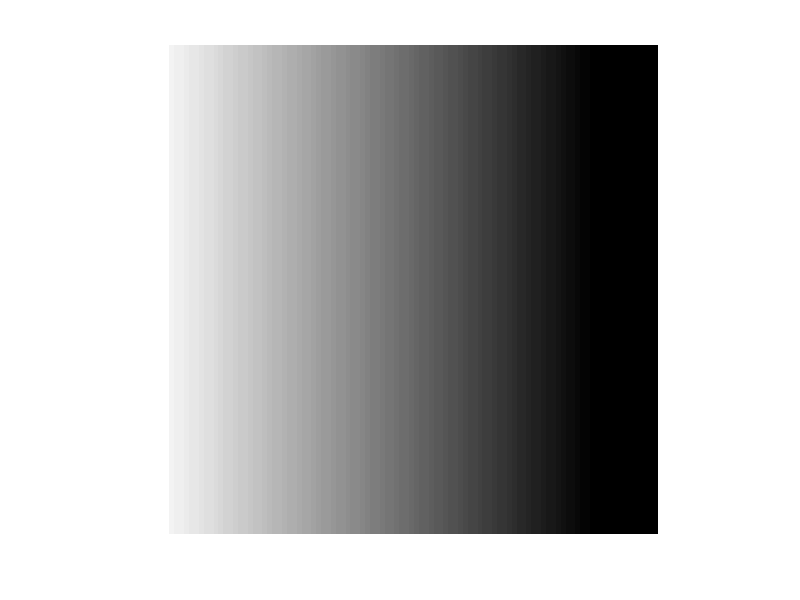

Source code (MATLAB):
% Size of the image 
img_size = 100;

% Definingthe number of row for the picture  
numRow = img_size;

% defining the number of column for the picture 
numCol = img_size;

% empty vector for storing the data of the image
img_data = [];
imagecanvas = zeros(100,100,'uint8');

%white
white = 245;
black = 0;

for row = 1:numRow
    imageRow = [];
    for col = 1:numCol
           pixelVal = uint8(white - 2.80*col) ;
           imageRow = [imageRow pixelVal];
           
    end
    img_data = [img_data;imageRow];
end

%shows the image
imshow(img_data);

%saves the image
imwrite(img_data,"test4.png");

newImageData = imread("test4.png");

